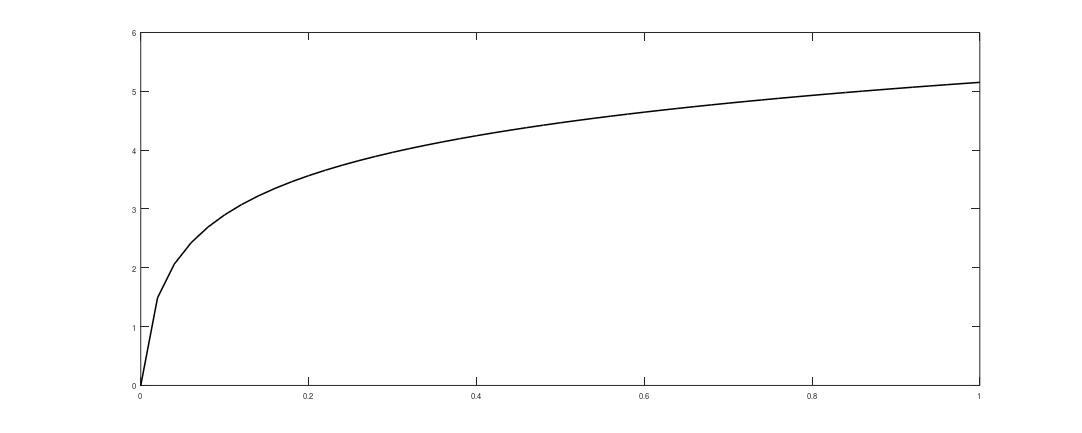

Recreate this plot in MATLAB. (Note: this script raises an error after producing the figure.)
close all;
FontSizeAll = 24;
width = 50;
height = 20;
h2 = figure('visible','on','Units','centimeters', 'Position',[0 0 width height],...
		'PaperUnits','centimeters',...
		'PaperSize',[width height],...
		'PaperPositionMode','auto',...
		'InvertHardcopy', 'on',...
		'Renderer','painters'...
		);
set(gca,'FontSize',FontSizeAll)
set(gcf, 'Color', 'w');




Cnn = [0.01 0.05 0.1 0.2];
for i = 1:numel(Cnn)
a = log(1+(exp(1)-1)*(0:0.02:1)/Cnn(i));
if i == 1
	plot(0:0.02:1,a,'k-', 'LineWidth', 2); hold on;
elseif i == 2
	plot(0:0.02:1,a,'k--', 'LineWidth', 2); hold on;
elseif i == 3
	plot(0:0.02:1,a,'k-.', 'LineWidth', 2); hold on;
elseif i == 4
	plot(0:0.02:1,a,'k:', 'LineWidth', 2); hold off;
end
h_legend = legend('C_{nn} = 0.01', 'C_{nn} = 0.05', 'C_{nn} = 0.1', 'C_{nn} = 0.2', 'location', 'NorthWest', 'FontSize', '18');
set(h_legend,'FontSize',FontSizeAll);
hxlabel = xlabel('C_{n_{i,j}}^t');
set(hxlabel, 'FontSize', FontSizeAll);
hylabel = ylabel('c_{n_{i,j}}^t');
set(hylabel, 'FontSize', FontSizeAll);
set(gca, 'fontsize', FontSizeAll);
end

export_fig('ClearanceLogs', '-pdf', '-painters', '-a1', '-q101')
